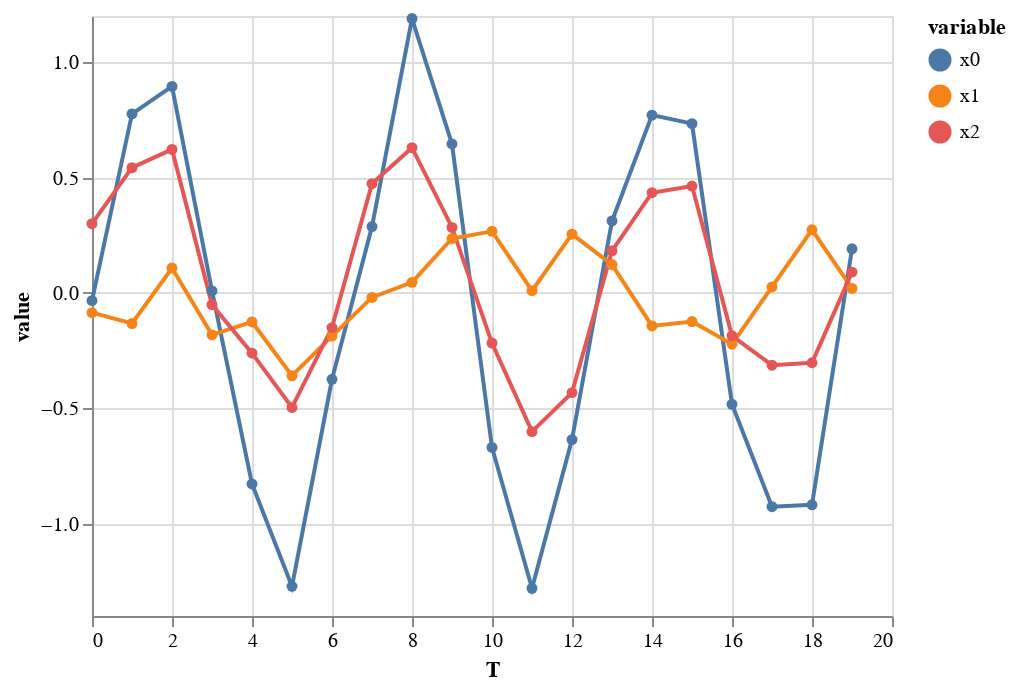

The notebook cell this image was saved under:
### Code cell
alt.Chart(fd_df).mark_line(point=True).encode(
    x = "T",
    y = "value",
    color = "variable"
)

### Figure 1 — Vega-Lite specification as saved in the notebook (floating-point values rounded to 4 significant figures)
{"config": {"view": {"continuousWidth": 400, "continuousHeight": 300}}, "data": {"name": "data-f3dd91e845d27a59720cd3950821e0a9"}, "mark": {"type": "line", "point": true}, "encoding": {"color": {"field": "variable", "type": "nominal"}, "x": {"field": "T", "type": "quantitative"}, "y": {"field": "value", "type": "quantitative"}}, "$schema": "https://vega.github.io/schema/vega-lite/v4.17.0.json", "datasets": {"data-f3dd91e845d27a59720cd3950821e0a9": [{"T": 0, "variable": "x0", "value": -0.03344}, {"T": 1, "variable": "x0", "value": 0.7759}, {"T": 2, "variable": "x0", "value": 0.8947}, {"T": 3, "variable": "x0", "value": 0.008605}, {"T": 4, "variable": "x0", "value": -0.8276}, {"T": 5, "variable": "x0", "value": -1.272}, {"T": 6, "variable": "x0", "value": -0.3743}, {"T": 7, "variable": "x0", "value": 0.2874}, {"T": 8, "variable": "x0", "value": 1.189}, {"T": 9, "variable": "x0", "value": 0.6458}, {"T": 10, "variable": "x0", "value": -0.6697}, {"T": 11, "variable": "x0", "value": -1.28}, {"T": 12, "variable": "x0", "value": -0.6357}, {"T": 13, "variable": "x0", "value": 0.3118}, {"T": 14, "variable": "x0", "value": 0.7704}, {"T": 15, "variable": "x0", "value": 0.7334}, {"T": 16, "variable": "x0", "value": -0.4825}, {"T": 17, "variable": "x0", "value": -0.9265}, {"T": 18, "variable": "x0", "value": -0.918}, {"T": 19, "variable": "x0", "value": 0.1912}, {"T": 0, "variable": "x1", "value": -0.08533}, {"T": 1, "variable": "x1", "value": -0.1325}, {"T": 2, "variable": "x1", "value": 0.1078}, {"T": 3, "variable": "x1", "value": -0.1818}, {"T": 4, "variable": "x1", "value": -0.1258}, {"T": 5, "variable": "x1", "value": -0.359}, {"T": 6, "variable": "x1", "value": -0.1871}, {"T": 7, "variable": "x1", "value": -0.01944}, {"T": 8, "variable": "x1", "value": 0.04576}, {"T": 9, "variable": "x1", "value": 0.2358}, {"T": 10, "variable": "x1", "value": 0.2669}, {"T": 11, "variable": "x1", "value": 0.009876}, {"T": 12, "variable": "x1", "value": 0.2545}, {"T": 13, "variable": "x1", "value": 0.1229}, {"T": 14, "variable": "x1", "value": -0.1431}, {"T": 15, "variable": "x1", "value": -0.1239}, {"T": 16, "variable": "x1", "value": -0.2221}, {"T": 17, "variable": "x1", "value": 0.02581}, {"T": 18, "variable": "x1", "value": 0.2735}, {"T": 19, "variable": "x1", "value": 0.01935}, {"T": 0, "variable": "x2", "value": 0.3001}, {"T": 1, "variable": "x2", "value": 0.5428}, {"T": 2, "variable": "x2", "value": 0.6219}, {"T": 3, "variable": "x2", "value": -0.05105}, {"T": 4, "variable": "x2", "value": -0.261}, {"T": 5, "variable": "x2", "value": -0.4964}, {"T": 6, "variable": "x2", "value": -0.1504}, {"T": 7, "variable": "x2", "value": 0.4733}, {"T": 8, "variable": "x2", "value": 0.6295}, {"T": 9, "variable": "x2", "value": 0.2838}, {"T": 10, "variable": "x2", "value": -0.2173}, {"T": 11, "variable": "x2", "value": -0.6011}, {"T": 12, "variable": "x2", "value": -0.432}, {"T": 13, "variable": "x2", "value": 0.1827}, {"T": 14, "variable": "x2", "value": 0.4342}, {"T": 15, "variable": "x2", "value": 0.4632}, {"T": 16, "variable": "x2", "value": -0.1858}, {"T": 17, "variable": "x2", "value": -0.313}, {"T": 18, "variable": "x2", "value": -0.3026}, {"T": 19, "variable": "x2", "value": 0.09007}]}}
